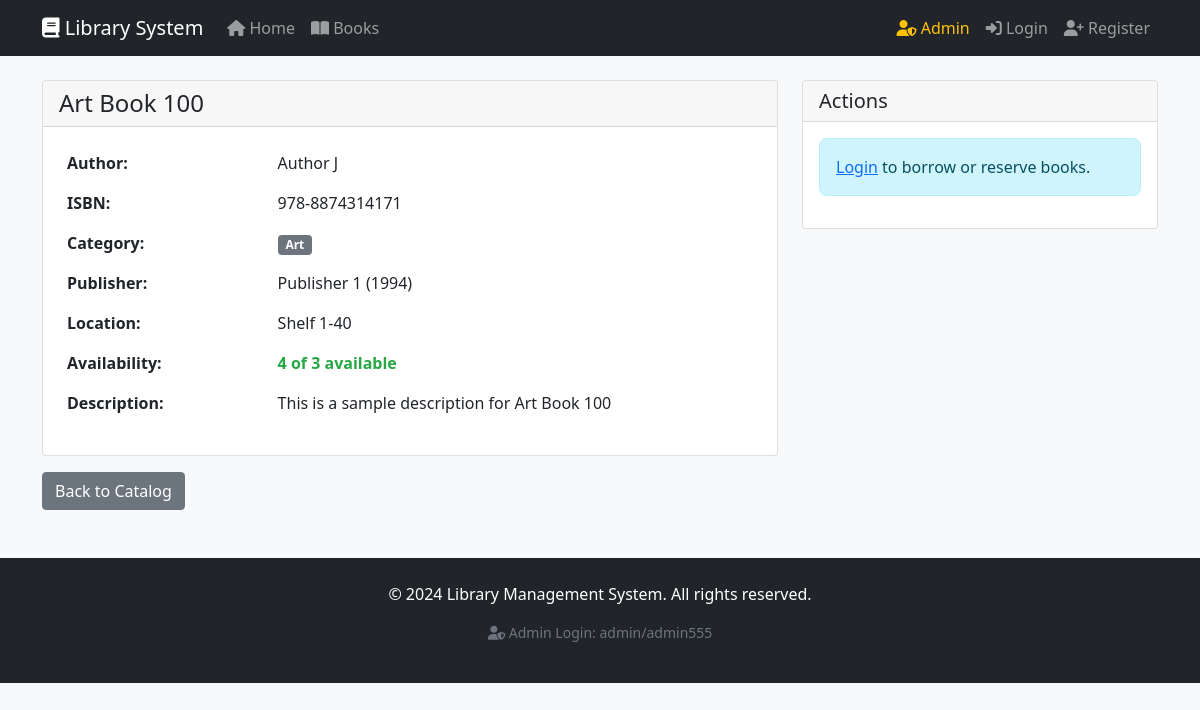
Page /books/100 on the earlier database version.
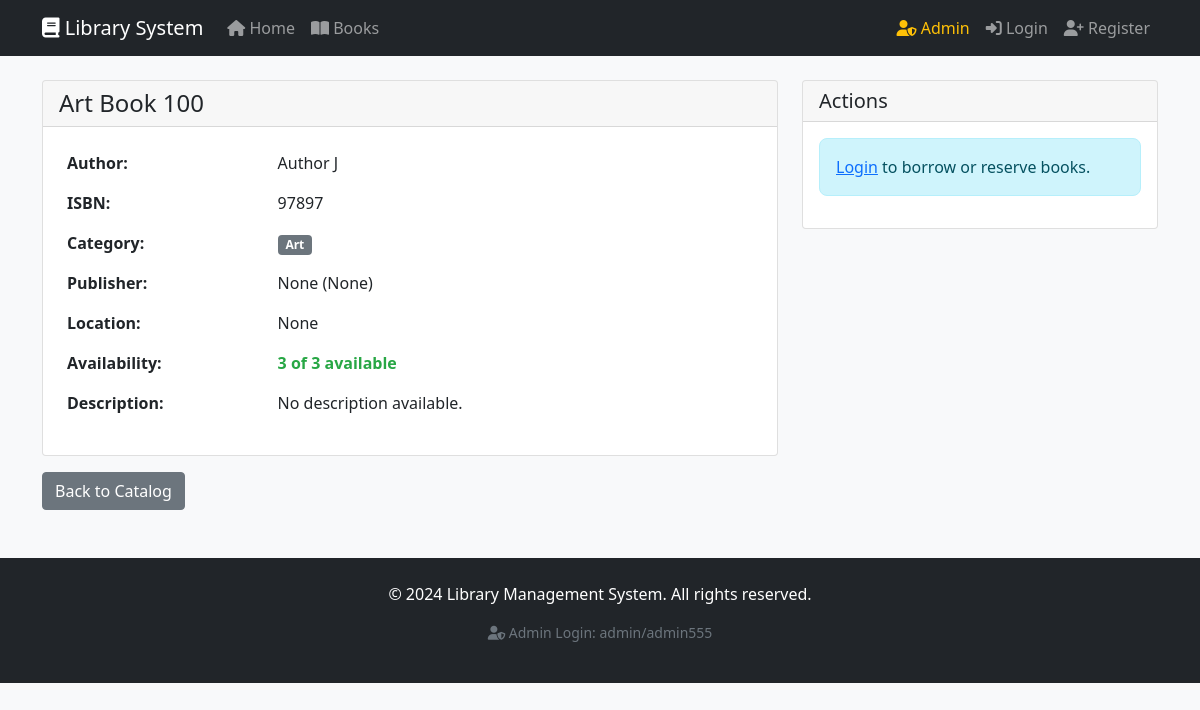
Same page on the later database version.
### models/book.py (models this page shows)
class Book(db.Model):
    __tablename__ = 'books'
    id = db.Column(db.Integer, primary_key=True)
    title = db.Column(db.String(200), nullable=False)
    author = db.Column(db.String(100), nullable=False)
    isbn = db.Column(db.String(5), unique=True, nullable=False)  # Changed to 5 characters
    category = db.Column(db.String(50), nullable=False)
    publisher = db.Column(db.String(100))
    publication_year = db.Column(db.Integer)
    total_copies = db.Column(db.Integer, default=1)
    available_copies = db.Column(db.Integer, default=1)
    location = db.Column(db.String(50))
    description = db.Column(db.Text)
    status = db.Column(db.String(20), default='available')
    created_date = db.Column(db.DateTime, default=datetime.utcnow)
    __table_args__ = (
        CheckConstraint('length(isbn) = 5', name='isbn_length_check'),
        CheckConstraint('isbn ~ \'^[0-9]{5}$\'', name='isbn_numeric_check'),
    )

### routes/book_routes.py (the view)
@book_bp.route('/books/<int:book_id>')
def book_details(book_id):
    book = Book.query.get_or_404(book_id)
    user_reservation = None
    if current_user.is_authenticated:
        user_reservation = Reservation.query.filter_by(
            user_id=current_user.id,
            book_id=book_id,
            status='active'
        ).first()
    reservation_count = Reservation.query.filter_by(
        book_id=book_id,
        status='active'
    ).count()
    return render_template('books/book_detail.html',
                         book=book,
                         user_reservation=user_reservation,
                         reservation_count=reservation_count)

### templates/books/book_detail.html (shortened to what this page needs)
{% extends "base.html" %}
{% block content %}
<div class="row">
    <div class="col-md-8">
        <div class="card">
            <div class="card-header">
                <h4 class="mb-0">{{ book.title }}</h4>
            </div>
            <div class="card-body">
                <table class="table table-borderless">
                    <tr>
                        <th width="30%">Author:</th>
                        <td>{{ book.author }}</td>
                    </tr>
                    <tr>
                        <th>ISBN:</th>
                        <td>{{ book.isbn }}</td>
                    </tr>
                    <tr>
                        <th>Category:</th>
                        <td><span class="badge bg-secondary">{{ book.category }}</span></td>
                    </tr>
                    <tr>
                        <th>Publisher:</th>
                        <td>{{ book.publisher }} ({{ book.publication_year }})</td>
                    </tr>
                    <tr>
                        <th>Location:</th>
                        <td>{{ book.location }}</td>
                    </tr>
                    <tr>
                        <th>Availability:</th>
                        <td>
                            <span class="status-{{ book.status.replace('_', '-') }}">
                                {{ book.available_copies }} of {{ book.total_copies }} available
                            </span>
                        </td>
                    </tr>
                    <tr>
                        <th>Description:</th>
                        <td>{{ book.description or "No description available." }}</td>
                    </tr>
                </table>
            </div>
        </div>
    </div>
    <div class="col-md-4">
        <div class="card">
            <div class="card-header">
                <h5 class="mb-0">Actions</h5>
            </div>
            <div class="card-body">
                {% if current_user.is_authenticated %}
                    {% if book.available_copies > 0 %}
                        <a href="{{ url_for('transaction.borrow_book', book_id=book.id) }}"
                           class="btn btn-success w-100 mb-2">Borrow This Book</a>
                    {% else %}
                        {% if user_reservation %}
                            <button class="btn btn-warning w-100 mb-2" disabled>Already Reserved</button>
                            <small class="text-muted">You have an active reservation for this book.</small>
                        {% else %}
                            <a href="{{ url_for('transaction.reserve_book', book_id=book.id) }}"
                               class="btn btn-warning w-100 mb-2">Reserve This Book</a>
                        {% endif %}
                    {% endif %}
                    {% if current_user.role in ['librarian', 'admin'] %}
                        <hr>
                        <a href="{{ url_for('books.edit_book', book_id=book.id) }}"
                           class="btn btn-outline-primary w-100">Edit Book Details</a>
                    {% endif %}
                {% else %}
                    <div class="alert alert-info">
                        <a href="{{ url_for('auth.login') }}">Login</a> to borrow or reserve books.
                    </div>
                {% endif %}
            </div>
        </div>
    </div>
</div>
<div class="mt-3">
    <a href="{{ url_for('books.book_catalog') }}" class="btn btn-secondary">Back to Catalog</a>
</div>
{% endblock %}

Differences in the rows shown:
changed Book "Art Book 100": isbn "978-8874314171" → "97897"; publisher "Publisher 1" → "None"; publication_year "1994" → "None"; location "Shelf 1-40" → "None"; available_copies "4" → "3"; description "This is a sample description for Art Book 100" → "No description available."
